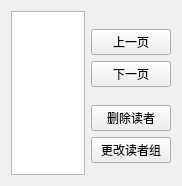
                  <widget class="QWidget" name="scrollAreaWidgetContents_7">
                   <property name="geometry">
                    <rect>
                     <x>0</x>
                     <y>0</y>
                     <width>182</width>
                     <height>186</height>
                    </rect>
                   </property>
                   <layout class="QGridLayout" name="gridLayout_48">
                    <item row="0" column="0" rowspan="7">
                     <widget class="QTableWidget" name="searchResult_6"/>
                    </item>
                    <item row="2" column="1">
                     <widget class="QPushButton" name="pushButton_11">
                      <property name="text">
                       <string>下一页</string>
                      </property>
                     </widget>
                    </item>
                    <item row="1" column="1">
                     <widget class="QPushButton" name="pushButton_2">
                      <property name="text">
                       <string>上一页</string>
                      </property>
                     </widget>
                    </item>
                    <item row="0" column="1">
                     <spacer name="verticalSpacer_20">
                      <property name="orientation">
                       <enum>Qt::Vertical</enum>
                      </property>
                      <property name="sizeHint" stdset="0">
                       <size>
                        <width>20</width>
                        <height>143</height>
                       </size>
                      </property>
                     </spacer>
                    </item>
                    <item row="3" column="1">
                     <spacer name="verticalSpacer_21">
                      <property name="orientation">
                       <enum>Qt::Vertical</enum>
                      </property>
                      <property name="sizeHint" stdset="0">
                       <size>
                        <width>20</width>
                        <height>144</height>
                       </size>
                      </property>
                     </spacer>
                    </item>
                    <item row="4" column="1">
                     <widget class="QPushButton" name="deletereader">
                      <property name="text">
                       <string>删除读者</string>
                      </property>
                     </widget>
                    </item>
                    <item row="6" column="1">
                     <spacer name="verticalSpacer_22">
                      <property name="orientation">
                       <enum>Qt::Vertical</enum>
                      </property>
                      <property name="sizeHint" stdset="0">
                       <size>
                        <width>20</width>
                        <height>143</height>
                       </size>
                      </property>
                     </spacer>
                    </item>
                    <item row="5" column="1">
                     <widget class="QPushButton" name="changeReadergroup">
                      <property name="text">
                       <string>更改读者组</string>
                      </property>
                     </widget>
                    </item>
                   </layout>
                  </widget>
